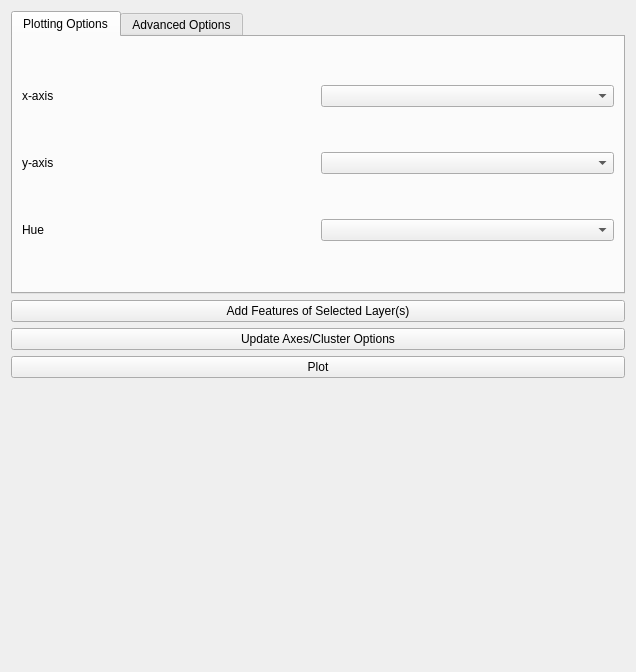
<?xml version="1.0" encoding="UTF-8"?>
<ui version="4.0">
 <class>Form</class>
 <widget class="QWidget" name="Form">
  <property name="geometry">
   <rect>
    <x>0</x>
    <y>0</y>
    <width>636</width>
    <height>672</height>
   </rect>
  </property>
  <property name="windowTitle">
   <string>Form</string>
  </property>
  <layout class="QVBoxLayout" name="verticalLayout_2">
   <item>
    <widget class="QTabWidget" name="tabWidget">
     <property name="currentIndex">
      <number>0</number>
     </property>
     <widget class="QWidget" name="plotting_options">
      <attribute name="title">
       <string>Plotting Options</string>
      </attribute>
      <layout class="QGridLayout" name="gridLayout_2">
       <item row="2" column="1">
        <widget class="QComboBox" name="hue_box"/>
       </item>
       <item row="2" column="0">
        <widget class="QLabel" name="label_3">
         <property name="text">
          <string>Hue</string>
         </property>
        </widget>
       </item>
       <item row="1" column="0">
        <widget class="QLabel" name="label_2">
         <property name="text">
          <string>y-axis</string>
         </property>
        </widget>
       </item>
       <item row="0" column="1">
        <widget class="QComboBox" name="x_axis_box"/>
       </item>
       <item row="1" column="1">
        <widget class="QComboBox" name="y_axis_box"/>
       </item>
       <item row="0" column="0">
        <widget class="QLabel" name="label">
         <property name="text">
          <string>x-axis</string>
         </property>
        </widget>
       </item>
      </layout>
     </widget>
     <widget class="QWidget" name="advanced_options">
      <property name="toolTip">
       <string>Here you can find advanced options for the type of plot as well as further advanced options for plotting.</string>
      </property>
      <attribute name="title">
       <string>Advanced Options</string>
      </attribute>
      <layout class="QGridLayout" name="gridLayout_3">
       <item row="5" column="0" colspan="4">
        <widget class="QWidget" name="additional_options_container" native="true">
         <layout class="QGridLayout" name="gridLayout_5">
          <item row="0" column="0">
           <widget class="QLabel" name="label_7">
            <property name="text">
             <string>Hide non-selected clusters</string>
            </property>
           </widget>
          </item>
          <item row="1" column="0">
           <widget class="QLabel" name="label_8">
            <property name="text">
             <string>Colormap</string>
            </property>
           </widget>
          </item>
          <item row="0" column="1">
           <widget class="QCheckBox" name="non_selected_checkbutton">
            <property name="text">
             <string/>
            </property>
           </widget>
          </item>
          <item row="1" column="1">
           <widget class="QComboBox" name="cmap_box"/>
          </item>
         </layout>
        </widget>
       </item>
       <item row="2" column="0" colspan="4">
        <widget class="QWidget" name="log_scale_container" native="true">
         <layout class="QHBoxLayout" name="horizontalLayout_2">
          <item>
           <widget class="QLabel" name="log_label">
            <property name="text">
             <string>Log scale</string>
            </property>
           </widget>
          </item>
          <item>
           <widget class="QCheckBox" name="log_scale_checkbutton">
            <property name="text">
             <string/>
            </property>
           </widget>
          </item>
         </layout>
        </widget>
       </item>
       <item row="4" column="0" colspan="4">
        <widget class="QWidget" name="bins_settings_container" native="true">
         <layout class="QGridLayout" name="gridLayout_4">
          <item row="1" column="2">
           <widget class="QCheckBox" name="auto_bins_checkbox">
            <property name="text">
             <string>Auto</string>
            </property>
            <property name="checked">
             <bool>true</bool>
            </property>
           </widget>
          </item>
          <item row="1" column="0">
           <widget class="QLabel" name="label_6">
            <property name="text">
             <string>Number of bins</string>
            </property>
           </widget>
          </item>
          <item row="1" column="1">
           <widget class="QWidget" name="manual_bins_container" native="true">
            <property name="enabled">
             <bool>true</bool>
            </property>
            <layout class="QHBoxLayout" name="horizontalLayout">
             <item>
              <widget class="QSpinBox" name="n_bins_box">
               <property name="enabled">
                <bool>true</bool>
               </property>
               <property name="minimum">
                <number>1</number>
               </property>
               <property name="maximum">
                <number>1000</number>
               </property>
               <property name="value">
                <number>10</number>
               </property>
              </widget>
             </item>
             <item>
              <widget class="QPushButton" name="set_bins_button">
               <property name="text">
                <string>Set</string>
               </property>
              </widget>
             </item>
            </layout>
           </widget>
          </item>
         </layout>
        </widget>
       </item>
       <item row="0" column="0" colspan="4">
        <widget class="QWidget" name="plotting_type_container" native="true">
         <layout class="QGridLayout" name="gridLayout">
          <item row="0" column="0">
           <widget class="QLabel" name="label_4">
            <property name="text">
             <string>Plotting type</string>
            </property>
           </widget>
          </item>
          <item row="0" column="1">
           <widget class="QComboBox" name="plot_type_box"/>
          </item>
         </layout>
        </widget>
       </item>
      </layout>
     </widget>
    </widget>
   </item>
   <item>
    <widget class="QPushButton" name="feature_import_button">
     <property name="text">
      <string>Add Features of Selected Layer(s)</string>
     </property>
    </widget>
   </item>
   <item>
    <widget class="QPushButton" name="update_axes_button">
     <property name="text">
      <string>Update Axes/Cluster Options</string>
     </property>
    </widget>
   </item>
   <item>
    <widget class="QPushButton" name="plot_button">
     <property name="text">
      <string>Plot</string>
     </property>
    </widget>
   </item>
   <item>
    <spacer name="verticalSpacer">
     <property name="orientation">
      <enum>Qt::Vertical</enum>
     </property>
     <property name="sizeHint" stdset="0">
      <size>
       <width>20</width>
       <height>40</height>
      </size>
     </property>
    </spacer>
   </item>
  </layout>
 </widget>
 <tabstops>
  <tabstop>hue_box</tabstop>
  <tabstop>y_axis_box</tabstop>
  <tabstop>x_axis_box</tabstop>
 </tabstops>
 <resources/>
 <connections/>
</ui>
